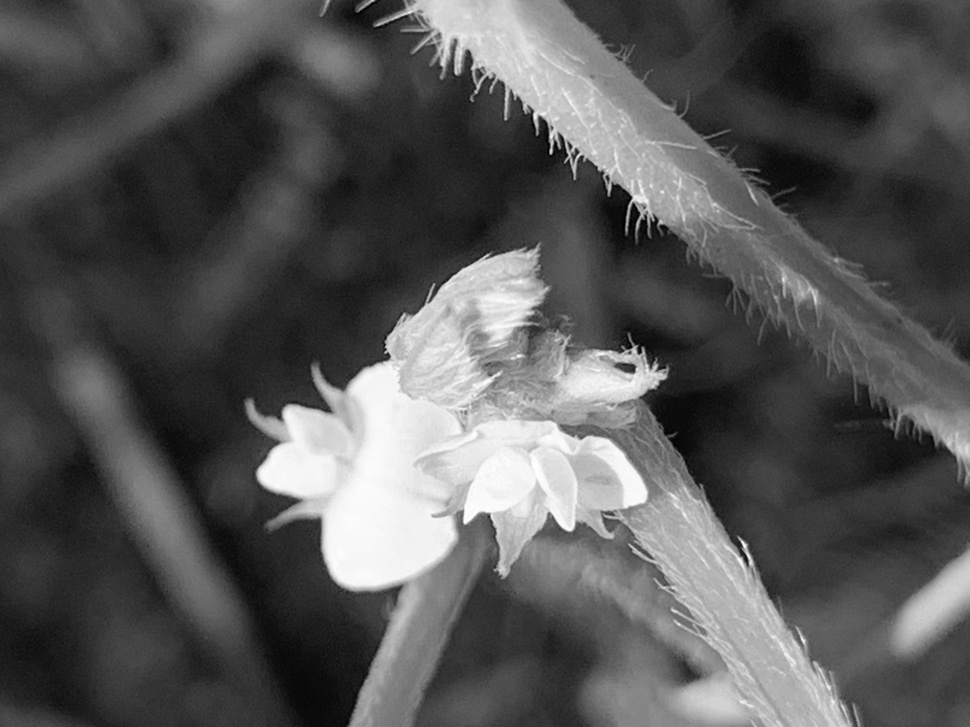
#> input picture gray_image1.jpg, 970 x 727 px, shrunk from 4032 x 3024 before the run
$ python LBP.py
#> lines starting #> are read from the running program, lines starting #| are printed output that depends on the picture
import cv2
import numpy as np
from skimage.feature import local_binary_pattern

# 读取灰度图像
gray_image = cv2.imread('gray_image1.jpg', cv2.IMREAD_GRAYSCALE)
#> gray_image is the input picture: shape (727, 970); min 0, max 255, mean 86.4

# 定义 LBP 的参数
radius = 1
n_points = 8 * radius

# 计算 LBP 特征
lbp_image = local_binary_pattern(gray_image, n_points, radius, method='uniform')
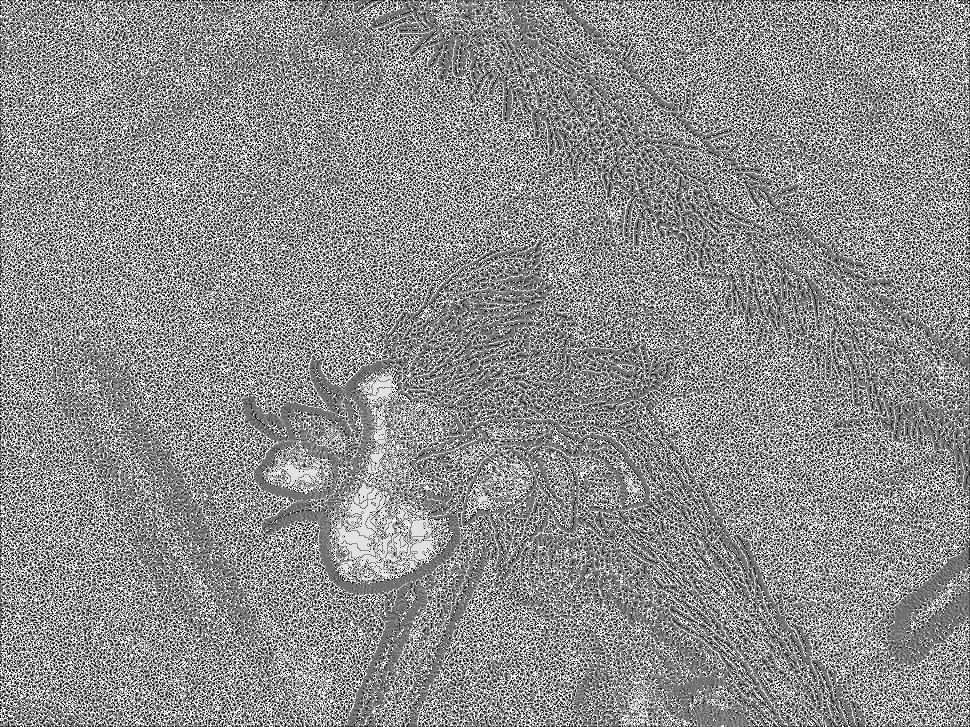
#> lbp_image: shape (727, 970) float64; min 0, max 9, mean 5.01; drawn with min black and max white

# 计算 LBP 特征直方图
n_bins = int(lbp_image.max() + 1)
#> n_bins = 10
hist, _ = np.histogram(lbp_image.ravel(), bins=n_bins, range=(0, n_bins))
#> hist = [25392, 47341, 36518, 90253, 117192, 108581, 72468, 52414, 68948, 86083]

# 显示 LBP 特征直方图
import matplotlib.pyplot as plt

plt.bar(range(n_bins), hist)
plt.title('LBP Texture Feature Histogram')
plt.xlabel('LBP Code')
plt.ylabel('Frequency')
plt.show()
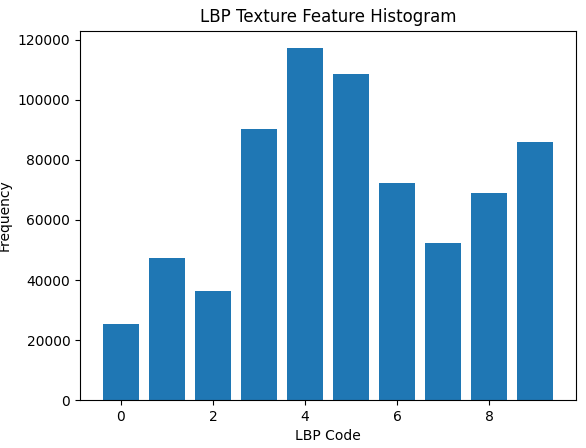
#> figure drawn by matplotlib, 1 panel; tallest bar 117192 high, from x = 3.6 to 4.4
